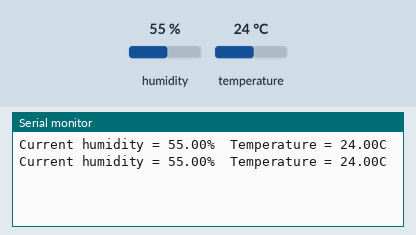
Bench run of a sketch on a simulated Arduino Uno, built with avr-gcc and run on an emulated ATmega328P. On the bench: the last lines printed to the serial monitor. Inputs (shaded band) come from the test bench; at power-on: humidity 55 %, temperature 24 °C.

Above: at 2.8 s.
2.9 s: humidity set to 22 %
At 4.6 s:
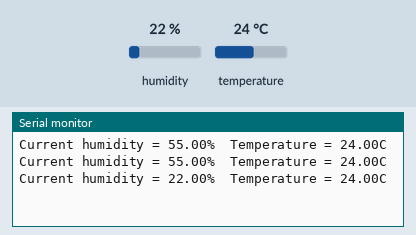
5.6 s: temperature set to 12 °C
At 7.0 s:
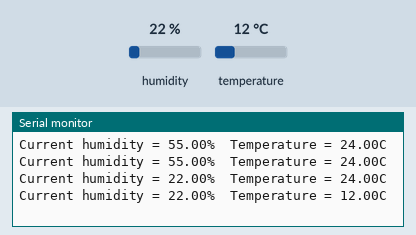
8.3 s: humidity set to 40 %
At 10.7 s:
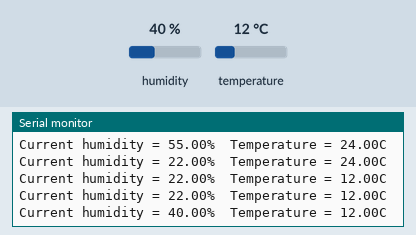
Timing chart, 0 to 12.2 s (numbered marks = the images above; inputs shaded):
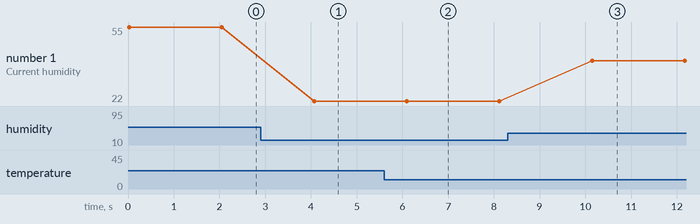

Measured:
- after the input at 2.9 s, the serial monitor: prints a new line after 1.2 s (image 1)
- after the input at 5.6 s, the serial monitor: prints a new line after 0.50 s (image 2)
- after the input at 8.3 s, the serial monitor: prints a new line after 1.8 s (image 3)
- plotted number 1: 55 → 22 after the input at 2.9 s, 22 → 40 after the input at 8.3 s

The sketch:

temp_humd-dht11.ino
```cpp
/*
 * Program Name: Temperature and Humidity
 * Author: Ignacio Rubio
 * Date: 9 August 2018
 * Description: Shows temperature and humidity on serial monitor.
 */

#include <dht.h>

dht DHT;

const int dhtPin = 2;

void setup() {
  Serial.begin(9600);
}

void loop() {
  DHT.read11(dhtPin);

  Serial.print("Current humidity = ");
  Serial.print(DHT.humidity);
  Serial.print("%  ");

  Serial.print("Temperature = ");
  Serial.print(DHT.temperature);
  Serial.println("C");

  delay(2000);
}
```
